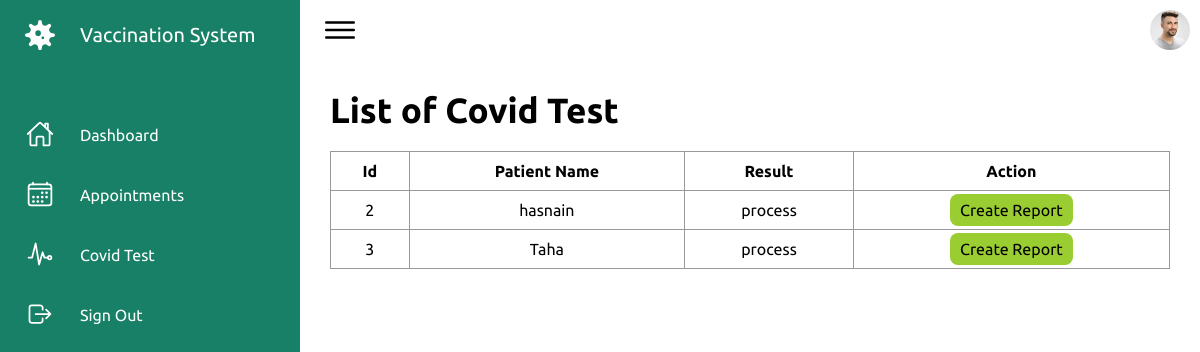
/Hospital/covid-test.php (signed in), run on the app's committed database.
### tables this page shows
CREATE TABLE `tbl_test` (
  `id` int(11) NOT NULL,
  `p_id` int(11) NOT NULL,
  `h_id` int(11) NOT NULL,
  `date` varchar(20) NOT NULL,
  `result` varchar(50) NOT NULL DEFAULT 'process'
);

CREATE TABLE `tbl_patient` (
  `id` int(11) NOT NULL,
  `name` varchar(50) NOT NULL,
  `contact` varchar(15) NOT NULL,
  `email` varchar(50) NOT NULL,
  `password` varchar(50) NOT NULL,
  `cid` int(11) NOT NULL,
  `address` varchar(150) NOT NULL,
  `gender` varchar(15) NOT NULL,
  `image` varchar(100) NOT NULL,
  `status` varchar(50) NOT NULL DEFAULT 'activate'
);

### Hospital/covid-test.php (the view, shortened to what this page needs)
<?php
    include("../Admin/connection.php");
?>
<!DOCTYPE html>
<html lang="en">
<head>
    <link rel="stylesheet" href="assets/css/index.css">
</head>
<body>
    <div class="container">
        <?php
            include("navigation.php");
        ?>
        <div class="main">
            <div class="topbar">
                <div class="toggle">
                    <ion-icon name="menu-outline"></ion-icon>
                </div>
                <div class="user">
                    <a href='profile.php'><img src="assets/imgs/customer01.jpg" alt=""></a>
                </div>
            </div>
            <div class="mainContent">
                <h2 class="title">List of Covid Test</h2>
                <table>
                    <thead>
                        <tr>
                            <th>Id</th>
                            <th>Patient Name</th>
                            <th>Result</th>
                            <th>Action</th>
                        </tr>
                    </thead>
                    <tbody>
                        <?php
                            $query = "SELECT tbl_patient.name as 'pname', tbl_hospital.name as 'hname',tbl_test.* FROM tbl_test INNER JOIN tbl_patient ON tbl_test.p_id = tbl_patient.id INNER JOIN tbl_hospital ON tbl_test.h_id=tbl_hospital.id WHERE h_id=$_SESSION[hospital_session]";
                            $result = mysqli_query($connection,$query);
                            foreach($result as $row)
                            {
                                echo
                                "<tr>
                                    <td>$row[id]</td>
                                    <td>$row[pname]</td>
                                    <td>$row[result]</td>
                                    <td>
                                        <a onclick='print()' class='btnactivate'>Create Report</a></td>
                                </tr>";
                            }
                        ?>
                    </tbody>
                </table>
            </div>
        </div>
    </div>
</body>
</html>

### Hospital/assets/css/index.css (style rules this page uses)
* { font-family: "Ubuntu", sans-serif; margin: 0; padding: 0; box-sizing: border-box; }
:root { --white: #fff; --gray: #f5f5f5; --black1: #222; --black2: #999; --green:#178066; }
body { min-height: 100vh; overflow-x: hidden; }
.container { position: relative; width: 100%; }
.main { position: absolute; width: calc(100% - 300px); left: 300px; min-height: 100vh; background: var(--white); transition: 0.5s; }
.topbar { width: 100%; height: 60px; display: flex; justify-content: space-between; align-items: center; padding: 0 10px; }
.toggle { position: relative; width: 60px; height: 60px; display: flex; justify-content: center; align-items: center; font-size: 2.5rem; cursor: pointer; }
.user { position: relative; width: 40px; height: 40px; border-radius: 50%; overflow: hidden; cursor: pointer; }
.user img { position: absolute; top: 0; left: 0; width: 100%; height: 100%; object-fit: cover; }

### Hospital/covid-test.php (style rules this page uses)
.mainContent { padding: 30px; }
.mainContent .title { font-size: 35px; }
.mainContent table { width: 100%; }
.mainContent table,td,th { margin-top: 20px; border: 1px solid #999; text-align: center; border-collapse: collapse; padding: 10px; }
.mainContent table a { padding: 7px 10px; background-color: #178066; text-decoration: none; border-radius: 8px; color: #fff; }
.mainContent .btnactivate { background-color: yellowgreen; color: #000; }

### data on the page
tbl_test: id "2", tbl_patient.name "hasnain", result "process"
tbl_test: id "3", tbl_patient.name "Taha", result "process"
